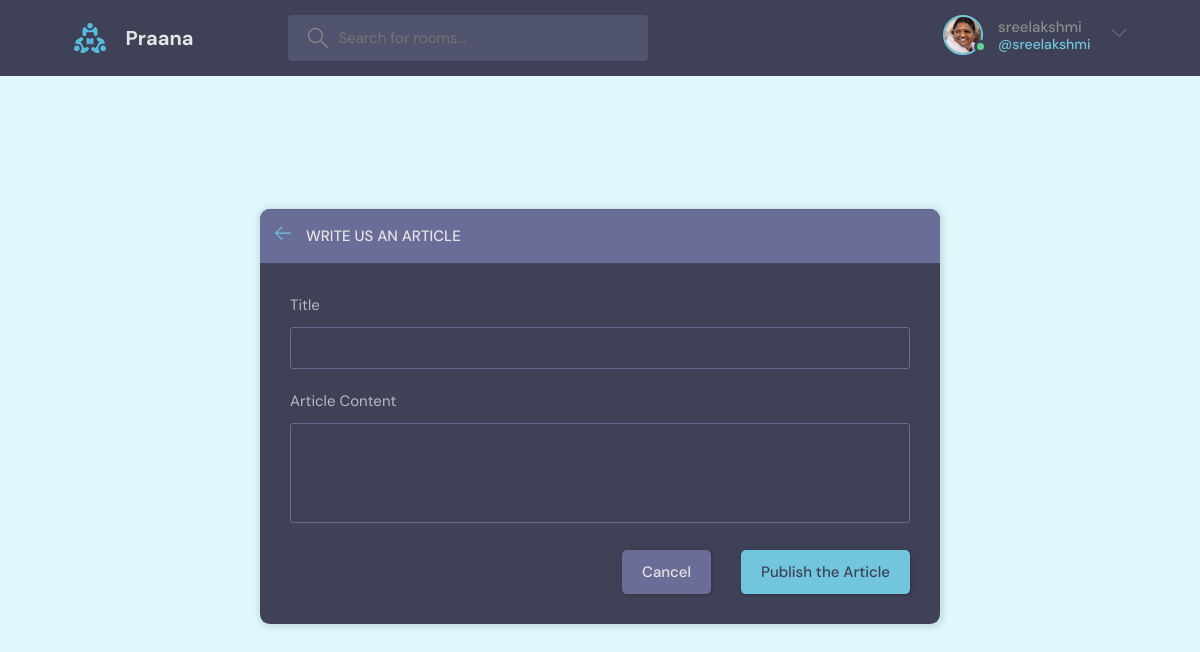
Page /create-article/ (signed in) on the committed database.
### base/models.py (models this page shows)
class User(AbstractUser): # now this user model will be used
    name = models.CharField(max_length=200, null=True)
    email = models.EmailField(null=True, unique=True)
    bio = models.TextField(null=True)
    avatar = models.ImageField(null=True, default="avatar.svg") # this relies on a 3rd party package named pillow so pip install it or have it in requirements.txt
    USERNAME_FIELD = 'email' # use field email to login and authenticate stuff
    REQUIRED_FIELDS = []

### base/views.py (the view, shortened to what this page needs)
# urls.py: path('create-article/', views.create_article, name="create-article"),
@login_required(login_url='login')
def create_article(request):
    form = ArticleForm()
    context = {'form': form}
    return render(request, 'base/article_form.html', context)

### base/forms.py
class ArticleForm(ModelForm):
    class Meta:
        model = Article
        fields = ['title', 'content']

### base/templates/base/article_form.html (shortened to what this page needs)
{% extends 'main.html' %}
{% block content %}
  <main class="create-room layout">
    <div class="container">
      <div class="layout__box">
        <div class="layout__boxHeader">
          <div class="layout__boxTitle">
            <a href="{% url 'home' %}">
              <svg version="1.1" xmlns="http://www.w3.org/2000/svg" width="32" height="32" viewBox="0 0 32 32">
                <title>arrow-left</title>
                <path
                  d="M13.723 2.286l-13.723 13.714 13.719 13.714 1.616-1.611-10.96-10.96h27.625v-2.286h-27.625l10.965-10.965-1.616-1.607z">
                </path>
              </svg>
            </a>
            <h3>Write Us An Article</h3>
          </div>
        </div>
        <div class="layout__body">
          <form class="form" action="" method="POST">
            <div class="form__group">
              <label for="article_title">Title</label>
              {{form.title}}
            </div>
            <div class="form__group">
              <label for="article_content">Article Content</label>
              {{form.content}}
            </div>
            <div class="form__action">
              <a class="btn btn--dark" href="index.html">Cancel</a>
              <button class="btn btn--main" type="submit">Publish the Article</button>
            </div>
          </form>
        </div>
      </div>
    </div>
  </main>
{% endblock content %}

### templates/navbar.html (shortened to what this page needs)
{% load static %}
<header class="header header--loggedIn">
    <div class="container">
      <a href="{% url 'home' %}" class="header__logo">
        <img src="{% static 'images/logo.svg' %}" />
        <h1>Praana</h1>
      </a>
      <form class="header__search" method="GET" action="{% url 'home' %}">
        <label>
          <input name="q" placeholder="Search for rooms...">
        </label>
      </form>
      <nav class="header__menu">
        {% if request.user.is_authenticated %}
        <div class="header__user">
          <a href="{% url 'update-user' %}">
            <div class="avatar avatar--medium active">
              <img src="{{request.user.avatar.url}}" />
            </div>
            <p>{{request.user.username}}<span>@{{request.user.username}}</span></p>
          </a>
          <button class="dropdown-button">
            <svg version="1.1" xmlns="http://www.w3.org/2000/svg" width="32" height="32" viewBox="0 0 32 32">
              <title>chevron-down</title>
              <path d="M16 21l-13-13h-3l16 16 16-16h-3l-13 13z"></path>
            </svg>
          </button>
        </div>
        {% else %}
        <a href="{% url 'login' %}">
          <img src="{% static 'images/avatar.svg' %}" />
          <p>Login</p>
        </a>
        {% endif %}
      </nav>
    </div>
  </header>

### rows in the picture
User: user.avatar (picture), user.username "sreelakshmi"
